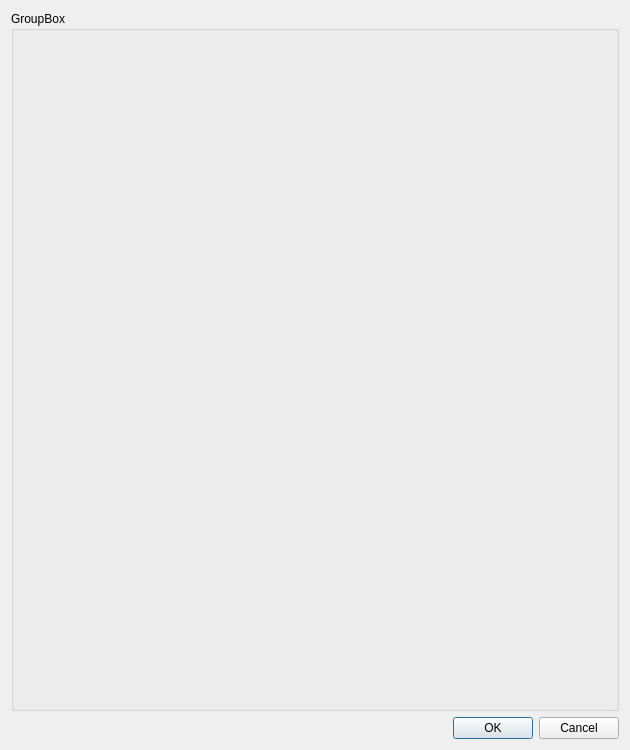
<?xml version="1.0" encoding="UTF-8"?>
<ui version="4.0">
 <class>CSVHeader</class>
 <widget class="QDialog" name="CSVHeader">
  <property name="geometry">
   <rect>
    <x>0</x>
    <y>0</y>
    <width>630</width>
    <height>750</height>
   </rect>
  </property>
  <property name="maximumSize">
   <size>
    <width>630</width>
    <height>750</height>
   </size>
  </property>
  <property name="windowTitle">
   <string>Dialog</string>
  </property>
  <layout class="QVBoxLayout" name="verticalLayout_2">
   <item>
    <widget class="QGroupBox" name="headersList">
     <property name="title">
      <string>GroupBox</string>
     </property>
     <layout class="QVBoxLayout" name="verticalLayout"/>
    </widget>
   </item>
   <item>
    <widget class="QDialogButtonBox" name="buttonBox">
     <property name="orientation">
      <enum>Qt::Horizontal</enum>
     </property>
     <property name="standardButtons">
      <set>QDialogButtonBox::Cancel|QDialogButtonBox::Ok</set>
     </property>
    </widget>
   </item>
  </layout>
 </widget>
 <resources/>
 <connections>
  <connection>
   <sender>buttonBox</sender>
   <signal>accepted()</signal>
   <receiver>CSVHeader</receiver>
   <slot>accept()</slot>
   <hints>
    <hint type="sourcelabel">
     <x>248</x>
     <y>254</y>
    </hint>
    <hint type="destinationlabel">
     <x>157</x>
     <y>274</y>
    </hint>
   </hints>
  </connection>
  <connection>
   <sender>buttonBox</sender>
   <signal>rejected()</signal>
   <receiver>CSVHeader</receiver>
   <slot>reject()</slot>
   <hints>
    <hint type="sourcelabel">
     <x>316</x>
     <y>260</y>
    </hint>
    <hint type="destinationlabel">
     <x>286</x>
     <y>274</y>
    </hint>
   </hints>
  </connection>
 </connections>
</ui>
